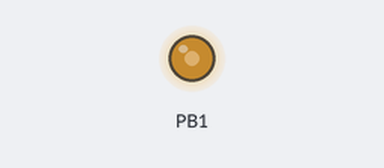
Bench run of a program on a simulated ATmega8, built with avr-gcc and emulated at 1 MHz. Shown: output pins drawn as LEDs (lit = HIGH).

Above: at 0.05 s.
Timing chart, 0 to 18.1 s (numbered marks = the images above):
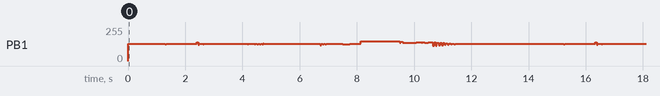

The program:

main.c
```c
/*
  ATmega8 @ 8MHz
  Plays an 8bit/8000 sample PCM audio on OC1A output
*/
//The sample_count will vary the speed of speech.


#include <stdint.h>
#include <avr/io.h>
#include <avr/pgmspace.h>
#include "pcm_sample.h"
#include <avr/interrupt.h>
#define SAMPLE_RATE 8000

volatile uint16_t sample;
int sample_count;

/* initialise the PWM */
void pwm_init(void)
{
    /* use OC1A pin as output */
    DDRB = _BV(PB1);

    /*
    * clear OC1A on compare match
    * set OC1A at BOTTOM, non-inverting mode
    * Fast PWM, 8bit
    */
    TCCR1A = _BV(COM1A1) | _BV(WGM10);

    /*
    * Fast PWM, 8bit
    * Prescaler: clk/1 = 8MHz
    * PWM frequency = 8MHz / (255 + 1) = 31.25kHz
    */
    TCCR1B = _BV(WGM12) | _BV(CS10);

    /* set initial duty cycle to zero */
    OCR1A = 0;

    /* Setup Timer0 */

    TCCR0|=(1<<CS00);
    TCNT0=0;
    TIMSK|=(1<<TOIE0);
    sample_count = 8;
    sei(); //Enable interrupts
}


ISR(TIMER0_OVF_vect)
{

         sample_count--;
         if (sample_count == 0)
            {
             sample_count = 8;
             OCR1A = pgm_read_byte(&pcm_samples[sample++]);
             if(sample>pcm_length)sample=0;
            }
}


int main(void)
{
   pwm_init();
   while(1);//do nothing
}
```

Source omitted: pcm_sample.h (data table, 27493 bytes)
